Frame 1 (no input): blank canvas, image omitted
Frame 60 (no input): blank canvas, image omitted
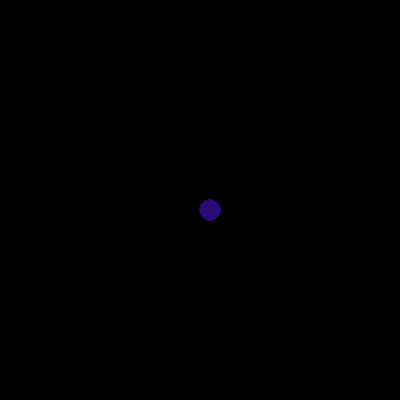
Frame 120 (the mouse pressed at the canvas centre since frame 60)

The p5.js sketch whose frames 1 and 60 were blank and that drew this single picture after the mouse press (run headless with seeded random() and noise() and a simulated clock; from frame 60 on, the mouse is pressed at the canvas centre):

// p5.js sketch
// ── sketch.js
function setup() {
    createCanvas(400, 400);
    background("black")
    
  }
  
  function draw() {
    stroke( 43, 10, 120);
    fill( 43, 10, 120);
    
    
    if (mouseIsPressed) {
      rect(mouseX, mouseY, 20, 20,20);
    }
  }
